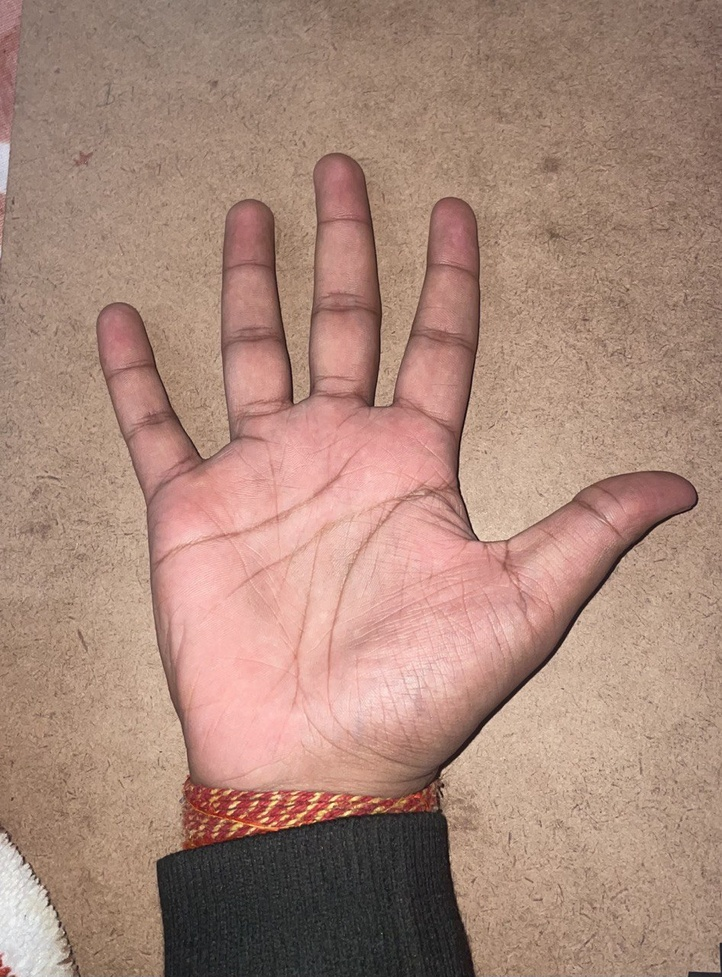
#> input picture edge detections/hand.jpg, 722 x 977 px, shrunk from 946 x 1280 before the run
$ jupyter execute canny.ipynb
#> lines starting #> are read from the running program, lines starting #| are printed output that depends on the picture; after the words box and inside, x2 and y2 are one past the last pixel; in counts of white or black regions, pixels touching at a corner belong together
[cell 1]
import cv2
import matplotlib.pyplot as plt

[cell 2]
# canny edge detection
import cv2
from matplotlib import pyplot as plt
image=cv2.imread("hand.jpg")
#> image is the input picture: shape (977, 722, 3); mean B, G, R 122, 136.2, 169.3
image=cv2.cvtColor(image,cv2.COLOR_BGR2RGB)
plt.imshow(image)

[cell 3]
#converting into grayscale
gray_img=cv2.cvtColor(image,cv2.COLOR_BGR2GRAY)
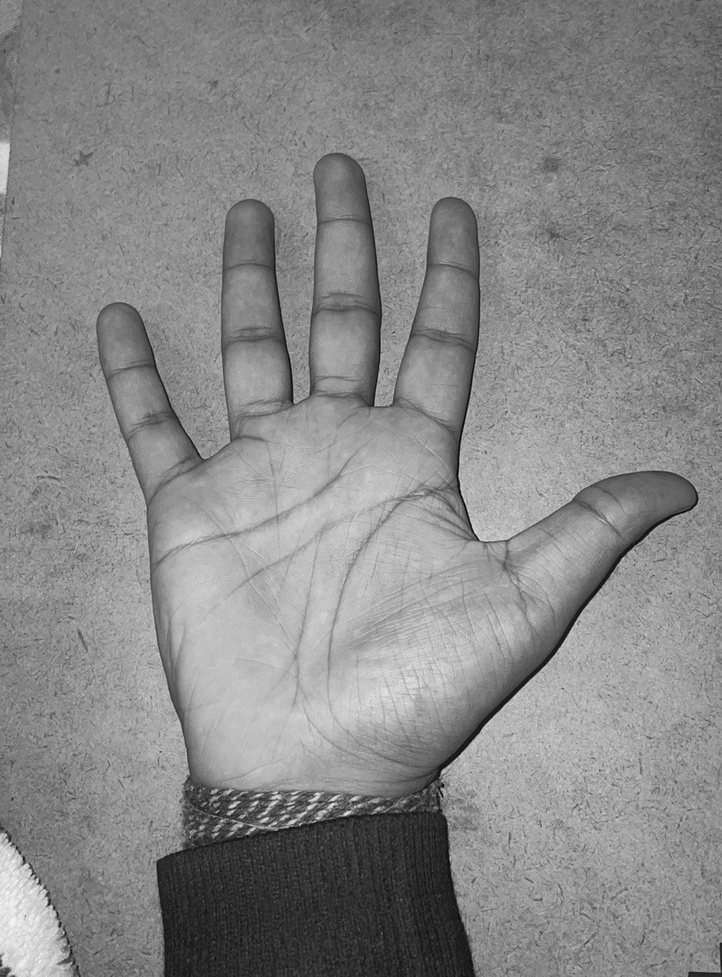
#> gray_img: shape (977, 722); min 3, max 249, mean 135.7
#showing the convertedd image
plt.imshow(gray_img,cmap="gray")
#or it can be done as
'''path=r"hand.jpg"
gray_img=cv2.imread(path,0)
plt.imshow(gray_img)'''

[cell 4]
#performing canny edge detection
edges=cv2.Canny(gray_img,threshold1=500,threshold2=100)
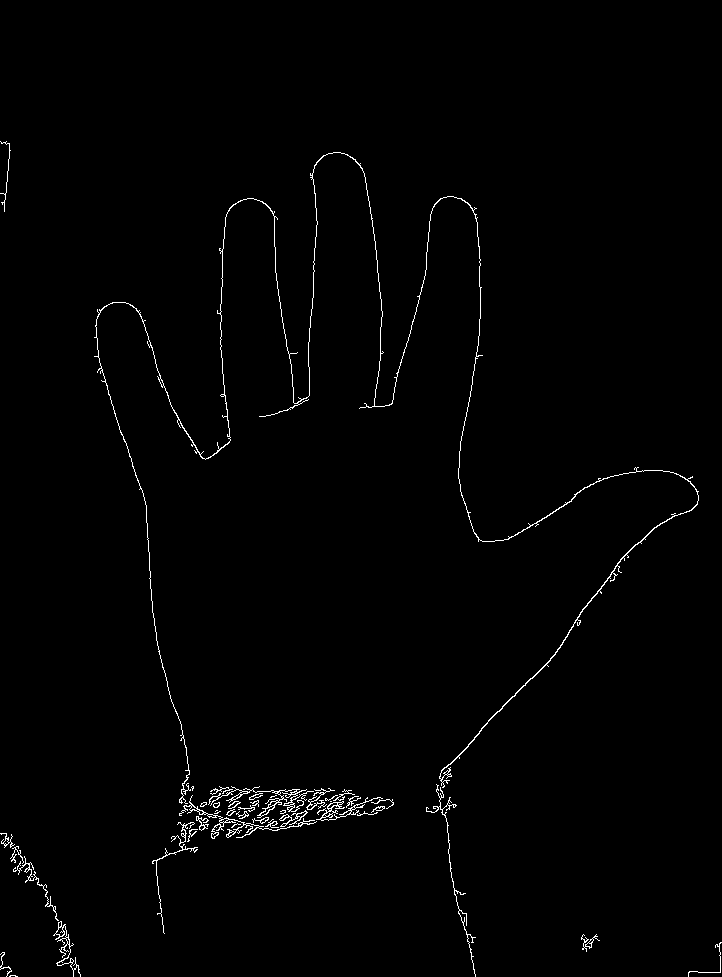
#> edges: shape (977, 722); 1.1% white in thin lines or dots, all inside (x1, y1, x2, y2) = (0, 141, 722, 977)
plt.imshow(edges)
